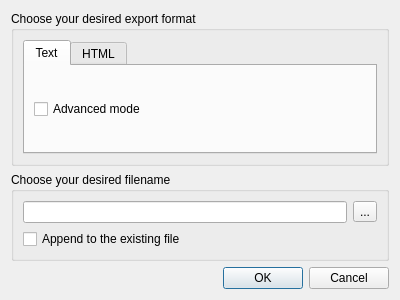
<?xml version="1.0" encoding="UTF-8"?>
<ui version="4.0">
 <class>Export</class>
 <widget class="QDialog" name="Export">
  <property name="geometry">
   <rect>
    <x>0</x>
    <y>0</y>
    <width>400</width>
    <height>300</height>
   </rect>
  </property>
  <property name="windowTitle">
   <string>Export</string>
  </property>
  <layout class="QVBoxLayout" name="verticalLayout">
   <item>
    <widget class="QGroupBox" name="formatBox">
     <property name="title">
      <string>Choose your desired export format</string>
     </property>
     <layout class="QVBoxLayout" name="verticalLayout_3">
      <item>
       <widget class="QTabWidget" name="tabWidget">
        <property name="currentIndex">
         <number>0</number>
        </property>
        <widget class="QWidget" name="Text">
         <attribute name="title">
          <string>Text</string>
         </attribute>
         <layout class="QVBoxLayout" name="verticalLayout_2">
          <item>
           <widget class="QCheckBox" name="textAdvanced">
            <property name="text">
             <string>Advanced mode</string>
            </property>
           </widget>
          </item>
         </layout>
        </widget>
        <widget class="QWidget" name="HTML">
         <attribute name="title">
          <string>HTML</string>
         </attribute>
         <layout class="QVBoxLayout" name="verticalLayout_4">
          <item>
           <widget class="QCheckBox" name="htmlAdvanced">
            <property name="text">
             <string>Advanced mode</string>
            </property>
           </widget>
          </item>
         </layout>
        </widget>
       </widget>
      </item>
     </layout>
    </widget>
   </item>
   <item>
    <widget class="QGroupBox" name="filenameBox">
     <property name="title">
      <string>Choose your desired filename</string>
     </property>
     <layout class="QGridLayout" name="gridLayout">
      <item row="0" column="0">
       <widget class="QLineEdit" name="lineEdit"/>
      </item>
      <item row="1" column="0">
       <widget class="QCheckBox" name="appendToFile">
        <property name="text">
         <string>Append to the existing file</string>
        </property>
       </widget>
      </item>
      <item row="0" column="1">
       <widget class="QToolButton" name="toolButton">
        <property name="text">
         <string>...</string>
        </property>
       </widget>
      </item>
     </layout>
    </widget>
   </item>
   <item>
    <widget class="QDialogButtonBox" name="buttonBox">
     <property name="orientation">
      <enum>Qt::Horizontal</enum>
     </property>
     <property name="standardButtons">
      <set>QDialogButtonBox::Cancel|QDialogButtonBox::Ok</set>
     </property>
    </widget>
   </item>
  </layout>
 </widget>
 <resources/>
 <connections>
  <connection>
   <sender>buttonBox</sender>
   <signal>accepted()</signal>
   <receiver>Export</receiver>
   <slot>accept()</slot>
   <hints>
    <hint type="sourcelabel">
     <x>248</x>
     <y>254</y>
    </hint>
    <hint type="destinationlabel">
     <x>157</x>
     <y>274</y>
    </hint>
   </hints>
  </connection>
  <connection>
   <sender>buttonBox</sender>
   <signal>rejected()</signal>
   <receiver>Export</receiver>
   <slot>reject()</slot>
   <hints>
    <hint type="sourcelabel">
     <x>316</x>
     <y>260</y>
    </hint>
    <hint type="destinationlabel">
     <x>286</x>
     <y>274</y>
    </hint>
   </hints>
  </connection>
 </connections>
</ui>
